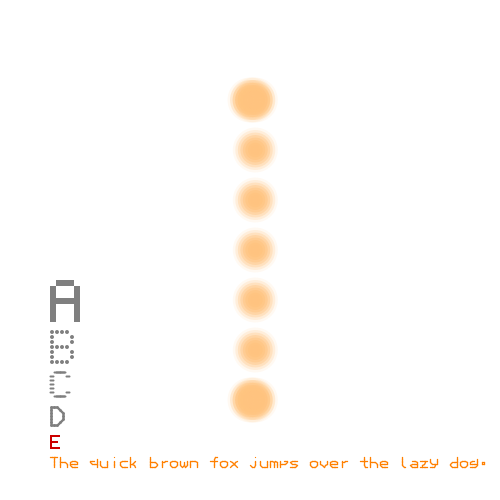
Frame 1 (no input)
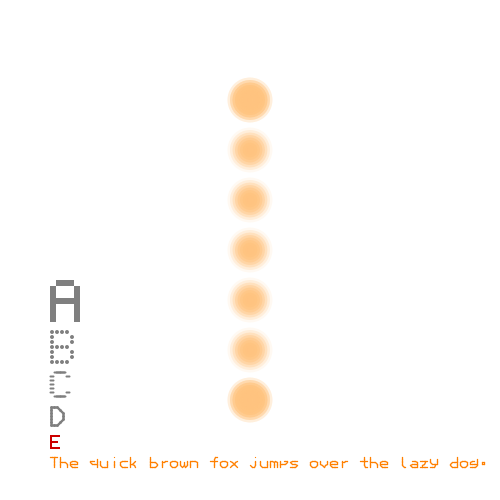
Frame 60 (the mouse pressed at the canvas centre just before this capture)
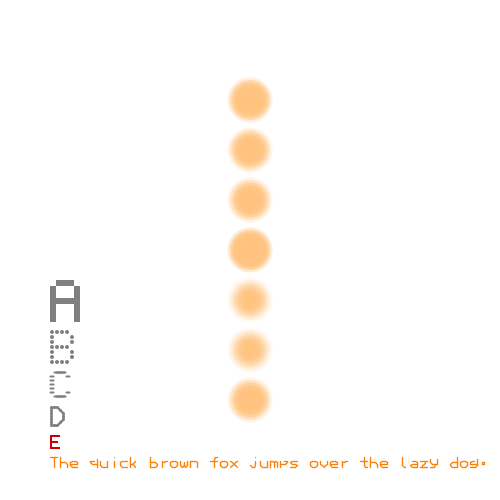
Frame 120 (the mouse held since frame 60 and released just before this capture)

The Processing sketch that drew these frames (run headless with seeded random() and noise(); from frame 60 on, the mouse is pressed at the canvas centre):

// Processing sketch: processing_109527
// ── processing_109527.pde

DotFont df;


//***only used in this DEMO***
int demoCharNum;
int mode;



void setup()
{
  int i,j;
  size(500,500);
  background(255);
  smooth();
    
  df = new DotFont();
  
  
  
  //***only used in this DEMO***
  demoCharNum = int (random(33,127)) ;
  mode = 0;


}

void draw()
{
  background(255);
 
  
  //***only used in this DEMO***
  if(mode == 0){
    if(frameCount % 120 == 0){
      demoCharNum = int (random(33,127));
    }
  }else{
    df.dotFontColor = color(127,127,127);
    df.drawDotString("If you push \"space\", return random mode",3,50,30,8);
  }
  customFunction();
  
  
  
  df.dotFontColor = color(127,127,127);//define dot font color
  
  df.drawDotFont(          65,0,50,280,30);//output "A"(65) by square box
  df.drawDotFont(          66,1,50,330,25);//output "B"(66) by round dot
  df.drawDotFont(intChar('C'),2,50,370,20);//output "C"     by line
  df.drawDotFont(intChar('D'),3,50,406,15);//output "D"     by smooth line

  df.dotFontColor = color(204,0,0);  
  df.drawDotFont(intStrCharAt("abcdE",4),0,50,435,10);//output "e"
  
  df.dotFontColor = color(255,127,0);
  df.drawDotString("The quick brown fox jumps over the lazy dog.",3,50,457,8);//output "abcde" by smooth line
}



//***only used in this DEMO***
//this function use "dotData()"
void customFunction()
{
  int i,j,k;
  float unit = 0.1*width;
  float wRate;
  wRate = sin(TWO_PI*((frameCount+0.01)/120));
  noStroke();
  
  for(i=0;i<5;i++){
      for(j=0;j<7;j++){
        for(k=10;0<k;k--){
          if(df.dotData(demoCharNum,i,j) == 1){
            fill(255,195,127,255-255*k/10);
            ellipse(wRate*i*unit + width/2 - wRate*2*unit,j*unit + height/2 - 3*unit,k*unit/10,k*unit/10);
          }
        }
      }
  }
}

//***only used in this DEMO***
void keyPressed()
{
  if(key == ' '){
    mode = 0;
  }else{
    mode = 1;
    demoCharNum = intChar(key);
  }
}

//This HENTAI function is same to "int(c)".
//I tried it. but these expression was can't used in processing.js.
//May be, This is BUG of processing.js.
int intChar(char c)
{ 
  int i;
  char[] cData = new char[1];
  cData[0] = c;
  String check = new String(cData);
  String allChar = "                                 !\"#$%&'()*+,-./0123456789:;<=>?@ABCDEFGHIJKLMNOPQRSTUVWXYZ[\\]^_`abcdefghijklmnopqrstuvwxyz{|}~ ";
  for(i=0;i<128;i++){
    if( allChar.charAt(i) == check.charAt(0) ){
      return i;
    }
  }
  return 32;
}

//This HENTAI function is same to "int(str.charAt(index))".
int intStrCharAt(String str, int index)
{
  return intChar(str.charAt(index));
}

class DotFont
{
  Char57[] c57;
  color dotFontColor;
  DotFont(){
    int i;
    c57 = new Char57[256];
    for(i=0;i<256;i++){
      c57[i] = new Char57();
    }
    
    dotFontColor = color(0);
    
    makeFontData();
  }
  
  //this function needs HENTAI function "intStrCharAt()" 
  //and HENTAI function "intStrCharAt()" needs HENTAI function "intChar()"
  void drawDotString(String str,int charMode,float x,float y,float charWidth)
  {
    int i;
    for(i=0;i<str.length();i++){
      //this line use HENTAI function "intStrCharAt()"
      drawDotFont(intStrCharAt(str,i),charMode,x+i*(1.25*charWidth),y,charWidth);
    }
    
  }
  
  void drawDotFont(int charNum,int charMode,float x,float y,float charWidth)
  {
    c57[charNum].charColor = dotFontColor;
    switch(charMode){
      case 0:
        c57[charNum].drawCharBox(x,y,charWidth);
        break;

      case 1:
        c57[charNum].drawCharDot(x,y,charWidth);
        break;

      case 2:
        c57[charNum].drawCharLine(x,y,charWidth);
        break;

      case 3:
        c57[charNum].drawCharSmooth(x,y,charWidth);
        break;
      
    }
  }

  int dotData(int index,int i,int j)
  {
    return c57[index].dotData[i][j];
  }


  void setChar57(int index,String[] s) //s:array num=7   string length=5
  {
    int i,j,v;
    int[] d = new int[5];
    
    for(i=0;i<5;i++){
      for(j=0;j<7;j++){
        if(s[j].charAt(i) == "0".charAt(0)){
          c57[index].dotData[i][j] = 1;
          stroke(0);
        }
      }
    }
  }
  
  void makeFontData()
  {
    //dot is '0'
    int i;
    String[] s = new String[7];
    
    s[0] = "_____" ;
    s[1] = "_____" ;
    s[2] = "_____" ;
    s[3] = "_____" ;
    s[4] = "_____" ;
    s[5] = "_____" ;
    s[6] = "_____" ;
    
    for(i=0;i<=32;i++){
      setChar57(i,s);  
    }
    
    for(i=127;i<256;i++){
      setChar57(i,s);
    }
    
    for(i=33;i<=126;i++){
      switch(i){
        case  33://!
          s[0] = "__0__" ;
          s[1] = "__0__" ;
          s[2] = "__0__" ;
          s[3] = "__0__" ;
          s[4] = "__0__" ;
          s[5] = "_____" ;
          s[6] = "__0__" ;
          break;
        case  34://"
          s[0] = "_0_0_" ;
          s[1] = "_0_0_" ;
          s[2] = "_0_0_" ;
          s[3] = "_____" ;
          s[4] = "_____" ;
          s[5] = "_____" ;
          s[6] = "_____" ;
          break;
        case  35://#
          s[0] = "_0_0_" ;
          s[1] = "_0_0_" ;
          s[2] = "00000" ;
          s[3] = "_0_0_" ;
          s[4] = "00000" ;
          s[5] = "_0_0_" ;
          s[6] = "_0_0_" ;
          break;
        case  36://$
          s[0] = "__0__" ;
          s[1] = "_0000" ;
          s[2] = "0_0__" ;
          s[3] = "_000_" ;
          s[4] = "__0_0" ;
          s[5] = "0000_" ;
          s[6] = "__0__" ;
          break;
        case  37://%
          s[0] = "00__0" ;
          s[1] = "00_0_" ;
          s[2] = "___0_" ;
          s[3] = "__0__" ;
          s[4] = "_0___" ;
          s[5] = "_0_00" ;
          s[6] = "0__00" ;
          break;
        case  38://&
          s[0] = "_00__" ;
          s[1] = "0__0_" ;
          s[2] = "0__0_" ;
          s[3] = "_00__" ;
          s[4] = "0__00" ;
          s[5] = "0__0_" ;
          s[6] = "_00_0" ;
          break;
        case  39://'
          s[0] = "__0__" ;
          s[1] = "__0__" ;
          s[2] = "__0__" ;
          s[3] = "_____" ;
          s[4] = "_____" ;
          s[5] = "_____" ;
          s[6] = "_____" ;
          break;
        case  40://(
          s[0] = "__0__" ;
          s[1] = "_0___" ;
          s[2] = "0____" ;
          s[3] = "0____" ;
          s[4] = "0____" ;
          s[5] = "_0___" ;
          s[6] = "__0__" ;
          break;
        case  41://)
          s[0] = "__0__" ;
          s[1] = "___0_" ;
          s[2] = "____0" ;
          s[3] = "____0" ;
          s[4] = "____0" ;
          s[5] = "___0_" ;
          s[6] = "__0__" ;
          break;
        case  42://*
          s[0] = "__0__" ;
          s[1] = "0_0_0" ;
          s[2] = "_000_" ;
          s[3] = "0_0_0" ;
          s[4] = "__0__" ;
          s[5] = "_____" ;
          s[6] = "_____" ;
          break;
        case  43://+
          s[0] = "_____" ;
          s[1] = "__0__" ;
          s[2] = "__0__" ;
          s[3] = "00000" ;
          s[4] = "__0__" ;
          s[5] = "__0__" ;
          s[6] = "_____" ;
          break;
        case  44://,
          s[0] = "_____" ;
          s[1] = "_____" ;
          s[2] = "_____" ;
          s[3] = "_00__" ;
          s[4] = "_00__" ;
          s[5] = "__0__" ;
          s[6] = "_0___" ;
          break;
        case  45://-
          s[0] = "_____" ;
          s[1] = "_____" ;
          s[2] = "_____" ;
          s[3] = "00000" ;
          s[4] = "_____" ;
          s[5] = "_____" ;
          s[6] = "_____" ;
          break;
        case  46://.
          s[0] = "_____" ;
          s[1] = "_____" ;
          s[2] = "_____" ;
          s[3] = "_00__" ;
          s[4] = "_00__" ;
          s[5] = "_____" ;
          s[6] = "_____" ;
          break;
        case  47:///
          s[0] = "____0" ;
          s[1] = "___0_" ;
          s[2] = "___0_" ;
          s[3] = "__0__" ;
          s[4] = "_0___" ;
          s[5] = "_0___" ;
          s[6] = "0____" ;
          break;
        case  48://0
          s[0] = "_000_" ;
          s[1] = "0___0" ;
          s[2] = "0__00" ;
          s[3] = "0_0_0" ;
          s[4] = "00__0" ;
          s[5] = "0___0" ;
          s[6] = "_000_" ;
          break;
        case  49://1
          s[0] = "__0__" ;
          s[1] = "_00__" ;
          s[2] = "__0__" ;
          s[3] = "__0__" ;
          s[4] = "__0__" ;
          s[5] = "__0__" ;
          s[6] = "_000_" ;
          break;
        case  50://2
          s[0] = "_000_" ;
          s[1] = "0___0" ;
          s[2] = "0___0" ;
          s[3] = "___0_" ;
          s[4] = "__0__" ;
          s[5] = "_0___" ;
          s[6] = "00000" ;
          break;
        case  51://3
          s[0] = "_000_" ;
          s[1] = "0___0" ;
          s[2] = "____0" ;
          s[3] = "_000_" ;
          s[4] = "____0" ;
          s[5] = "0___0" ;
          s[6] = "_000_" ;
          break;
        case  52://4
          s[0] = "___0_" ;
          s[1] = "__00_" ;
          s[2] = "_0_0_" ;
          s[3] = "0__0_" ;
          s[4] = "00000" ;
          s[5] = "___0_" ;
          s[6] = "___0_" ;
          break;
        case  53://5
          s[0] = "00000" ;
          s[1] = "0____" ;
          s[2] = "0____" ;
          s[3] = "0000_" ;
          s[4] = "____0" ;
          s[5] = "____0" ;
          s[6] = "0000_" ;
          break;
        case  54://6
          s[0] = "__00_" ;
          s[1] = "_0___" ;
          s[2] = "0____" ;
          s[3] = "0000_" ;
          s[4] = "0___0" ;
          s[5] = "0___0" ;
          s[6] = "_000_" ;
          break;
        case  55://7
          s[0] = "00000" ;
          s[1] = "0___0" ;
          s[2] = "0___0" ;
          s[3] = "___0_" ;
          s[4] = "___0_" ;
          s[5] = "__0__" ;
          s[6] = "__0__" ;
          break;
        case  56://8
          s[0] = "_000_" ;
          s[1] = "0___0" ;
          s[2] = "0___0" ;
          s[3] = "_000_" ;
          s[4] = "0___0" ;
          s[5] = "0___0" ;
          s[6] = "_000_" ;
          break;
        case  57://9
          s[0] = "_000_" ;
          s[1] = "0___0" ;
          s[2] = "0___0" ;
          s[3] = "_0000" ;
          s[4] = "____0" ;
          s[5] = "___0_" ;
          s[6] = "_00__" ;
          break;
        case  58://:
          s[0] = "_____" ;
          s[1] = "_00__" ;
          s[2] = "_00__" ;
          s[3] = "_____" ;
          s[4] = "_00__" ;
          s[5] = "_00__" ;
          s[6] = "_____" ;
          break;
        case  59://;
          s[0] = "_00__" ;
          s[1] = "_00__" ;
          s[2] = "_____" ;
          s[3] = "_00__" ;
          s[4] = "_00__" ;
          s[5] = "__0__" ;
          s[6] = "_0___" ;
          break;
        case  60://<
          s[0] = "___0_" ;
          s[1] = "__0__" ;
          s[2] = "_0___" ;
          s[3] = "0____" ;
          s[4] = "_0___" ;
          s[5] = "__0__" ;
          s[6] = "___0_" ;
          break;
        case  61://=
          s[0] = "_____" ;
          s[1] = "_____" ;
          s[2] = "00000" ;
          s[3] = "_____" ;
          s[4] = "00000" ;
          s[5] = "_____" ;
          s[6] = "_____" ;
          break;
        case  62://>
          s[0] = "_0___" ;
          s[1] = "__0__" ;
          s[2] = "___0_" ;
          s[3] = "____0" ;
          s[4] = "___0_" ;
          s[5] = "__0__" ;
          s[6] = "_0___" ;
          break;
        case  63://?
          s[0] = "_000_" ;
          s[1] = "0___0" ;
          s[2] = "0___0" ;
          s[3] = "___0_" ;
          s[4] = "__0__" ;
          s[5] = "_____" ;
          s[6] = "__0__" ;
          break;
        case  64://@
          s[0] = "__00_" ;
          s[1] = "_0__0" ;
          s[2] = "0__00" ;
          s[3] = "0_0_0" ;
          s[4] = "0_0_0" ;
          s[5] = "0_0_0" ;
          s[6] = "_0_00" ;
          break;
        case  65://A
          s[0] = "_000_" ;
          s[1] = "0___0" ;
          s[2] = "0___0" ;
          s[3] = "00000" ;
          s[4] = "0___0" ;
          s[5] = "0___0" ;
          s[6] = "0___0" ;
          break;
        case  66://B
          s[0] = "0000_" ;
          s[1] = "0___0" ;
          s[2] = "0___0" ;
          s[3] = "0000_" ;
          s[4] = "0___0" ;
          s[5] = "0___0" ;
          s[6] = "0000_" ;
          break;
        case  67://C
          s[0] = "_000_" ;
          s[1] = "0___0" ;
          s[2] = "0____" ;
          s[3] = "0____" ;
          s[4] = "0____" ;
          s[5] = "0___0" ;
          s[6] = "_000_" ;
          break;
        case  68://D
          s[0] = "000__" ;
          s[1] = "0__0_" ;
          s[2] = "0___0" ;
          s[3] = "0___0" ;
          s[4] = "0___0" ;
          s[5] = "0__0_" ;
          s[6] = "000__" ;
          break;
        case  69://E
          s[0] = "00000" ;
          s[1] = "0____" ;
          s[2] = "0____" ;
          s[3] = "0000_" ;
          s[4] = "0____" ;
          s[5] = "0____" ;
          s[6] = "00000" ;
          break;
        case  70://F
          s[0] = "00000" ;
          s[1] = "0____" ;
          s[2] = "0____" ;
          s[3] = "0000_" ;
          s[4] = "0____" ;
          s[5] = "0____" ;
          s[6] = "0____" ;
          break;
        case  71://G
          s[0] = "_000_" ;
          s[1] = "0___0" ;
          s[2] = "0____" ;
          s[3] = "0__00" ;
          s[4] = "0___0" ;
          s[5] = "0___0" ;
          s[6] = "_000_" ;
          break;
        case  72://H
          s[0] = "0___0" ;
          s[1] = "0___0" ;
          s[2] = "0___0" ;
          s[3] = "00000" ;
          s[4] = "0___0" ;
          s[5] = "0___0" ;
          s[6] = "0___0" ;
          break;
        case  73://I
          s[0] = "_000_" ;
          s[1] = "__0__" ;
          s[2] = "__0__" ;
          s[3] = "__0__" ;
          s[4] = "__0__" ;
          s[5] = "__0__" ;
          s[6] = "_000_" ;
          break;
        case  74://J
          s[0] = "____0" ;
          s[1] = "____0" ;
          s[2] = "____0" ;
          s[3] = "____0" ;
          s[4] = "0___0" ;
          s[5] = "0___0" ;
          s[6] = "_000_" ;
          break;
        case  75://K
          s[0] = "0___0" ;
          s[1] = "0__0_" ;
          s[2] = "0_0__" ;
          s[3] = "00___" ;
          s[4] = "0_0__" ;
          s[5] = "0__0_" ;
          s[6] = "0___0" ;
          break;
        case  76://L
          s[0] = "0____" ;
          s[1] = "0____" ;
          s[2] = "0____" ;
          s[3] = "0____" ;
          s[4] = "0____" ;
          s[5] = "0____" ;
          s[6] = "00000" ;
          break;
        case  77://M
          s[0] = "0___0" ;
          s[1] = "00_00" ;
          s[2] = "0_0_0" ;
          s[3] = "0_0_0" ;
          s[4] = "0___0" ;
          s[5] = "0___0" ;
          s[6] = "0___0" ;
          break;
        case  78://N
          s[0] = "0___0" ;
          s[1] = "0___0" ;
          s[2] = "00__0" ;
          s[3] = "0_0_0" ;
          s[4] = "0__00" ;
          s[5] = "0___0" ;
          s[6] = "0___0" ;
          break;
        case  79://O
          s[0] = "_000_" ;
          s[1] = "0___0" ;
          s[2] = "0___0" ;
          s[3] = "0___0" ;
          s[4] = "0___0" ;
          s[5] = "0___0" ;
          s[6] = "_000_" ;
          break;
        case  80://P
          s[0] = "0000_" ;
          s[1] = "0___0" ;
          s[2] = "0___0" ;
          s[3] = "0000_" ;
          s[4] = "0____" ;
          s[5] = "0____" ;
          s[6] = "0____" ;
          break;
        case  81://Q
          s[0] = "_000_" ;
          s[1] = "0___0" ;
          s[2] = "0___0" ;
          s[3] = "0___0" ;
          s[4] = "0_0_0" ;
          s[5] = "0__0_" ;
          s[6] = "_00_0" ;
          break;
        case  82://R
          s[0] = "0000_" ;
          s[1] = "0___0" ;
          s[2] = "0___0" ;
          s[3] = "0000_" ;
          s[4] = "0___0" ;
          s[5] = "0___0" ;
          s[6] = "0___0" ;
          break;
        case  83://S
          s[0] = "_000_" ;
          s[1] = "0___0" ;
          s[2] = "0____" ;
          s[3] = "_000_" ;
          s[4] = "____0" ;
          s[5] = "0___0" ;
          s[6] = "_000_" ;
          break;
        case  84://T
          s[0] = "00000" ;
          s[1] = "__0__" ;
          s[2] = "__0__" ;
          s[3] = "__0__" ;
          s[4] = "__0__" ;
          s[5] = "__0__" ;
          s[6] = "__0__" ;
          break;
        case  85://U
          s[0] = "0___0" ;
          s[1] = "0___0" ;
          s[2] = "0___0" ;
          s[3] = "0___0" ;
          s[4] = "0___0" ;
          s[5] = "0___0" ;
          s[6] = "_000_" ;
          break;
        case  86://V
          s[0] = "0___0" ;
          s[1] = "0___0" ;
          s[2] = "0___0" ;
          s[3] = "0___0" ;
          s[4] = "0___0" ;
          s[5] = "_0_0_" ;
          s[6] = "__0__" ;
          break;
        case  87://W
          s[0] = "0___0" ;
          s[1] = "0___0" ;
          s[2] = "0_0_0" ;
          s[3] = "0_0_0" ;
          s[4] = "0_0_0" ;
          s[5] = "0_0_0" ;
          s[6] = "_0_0_" ;
          break;
        case  88://X
          s[0] = "0___0" ;
          s[1] = "_0_0_" ;
          s[2] = "_0_0_" ;
          s[3] = "__0__" ;
          s[4] = "_0_0_" ;
          s[5] = "_0_0_" ;
          s[6] = "0___0" ;
          break;
        case  89://Y
          s[0] = "0___0" ;
          s[1] = "0___0" ;
          s[2] = "_0_0_" ;
          s[3] = "__0__" ;
          s[4] = "__0__" ;
          s[5] = "__0__" ;
          s[6] = "__0__" ;
          break;
        case  90://Z
          s[0] = "00000" ;
          s[1] = "____0" ;
          s[2] = "___0_" ;
          s[3] = "__0__" ;
          s[4] = "_0___" ;
          s[5] = "0____" ;
          s[6] = "00000" ;
          break;
        case  91://[
          s[0] = "000__" ;
          s[1] = "0____" ;
          s[2] = "0____" ;
          s[3] = "0____" ;
          s[4] = "0____" ;
          s[5] = "0____" ;
          s[6] = "000__" ;
          break;
        case  92://\
          s[0] = "0____" ;
          s[1] = "_0___" ;
          s[2] = "_0___" ;
          s[3] = "__0__" ;
          s[4] = "___0_" ;
          s[5] = "___0_" ;
          s[6] = "____0" ;
          break;
        case  93://]
          s[0] = "__000" ;
          s[1] = "____0" ;
          s[2] = "____0" ;
          s[3] = "____0" ;
          s[4] = "____0" ;
          s[5] = "____0" ;
          s[6] = "__000" ;
          break;
        case  94://^
          s[0] = "__0__" ;
          s[1] = "_0_0_" ;
          s[2] = "0___0" ;
          s[3] = "_____" ;
          s[4] = "_____" ;
          s[5] = "_____" ;
          s[6] = "_____" ;
          break;
        case  95://_
          s[0] = "_____" ;
          s[1] = "_____" ;
          s[2] = "_____" ;
          s[3] = "_____" ;
          s[4] = "_____" ;
          s[5] = "_____" ;
          s[6] = "00000" ;
          break;
        case  96://`
          s[0] = "_0___" ;
          s[1] = "__0__" ;
          s[2] = "___0_" ;
          s[3] = "_____" ;
          s[4] = "_____" ;
          s[5] = "_____" ;
          s[6] = "_____" ;
          break;
        case  97://a
          s[0] = "_____" ;
          s[1] = "_____" ;
          s[2] = "_000_" ;
          s[3] = "____0" ;
          s[4] = "_0000" ;
          s[5] = "0___0" ;
          s[6] = "_0000" ;
          break;
        case  98://b
          s[0] = "0____" ;
          s[1] = "0____" ;
          s[2] = "0____" ;
          s[3] = "0000_" ;
          s[4] = "0___0" ;
          s[5] = "0___0" ;
          s[6] = "0000_" ;
          break;
        case  99://c
          s[0] = "_____" ;
          s[1] = "_____" ;
          s[2] = "_0000" ;
          s[3] = "0____" ;
          s[4] = "0____" ;
          s[5] = "0____" ;
          s[6] = "_0000" ;
          break;
        case 100://d
          s[0] = "____0" ;
          s[1] = "____0" ;
          s[2] = "____0" ;
          s[3] = "_0000" ;
          s[4] = "0___0" ;
          s[5] = "0___0" ;
          s[6] = "_0000" ;
          break;
        case 101://e
          s[0] = "_____" ;
          s[1] = "_____" ;
          s[2] = "_000_" ;
          s[3] = "0___0" ;
          s[4] = "00000" ;
          s[5] = "0____" ;
          s[6] = "_0000" ;
          break;
        case 102://f
          s[0] = "___00" ;
          s[1] = "__0__" ;
          s[2] = "00000" ;
          s[3] = "__0__" ;
          s[4] = "__0__" ;
          s[5] = "__0__" ;
          s[6] = "__0__" ;
          break;
        case 103://g
          s[0] = "_____" ;
          s[1] = "____0" ;
          s[2] = "_00_0" ;
          s[3] = "0___0" ;
          s[4] = "00000" ;
          s[5] = "____0" ;
          s[6] = "0000_" ;
          break;
        case 104://h
          s[0] = "0____" ;
          s[1] = "0____" ;
          s[2] = "0____" ;
          s[3] = "0000_" ;
          s[4] = "0___0" ;
          s[5] = "0___0" ;
          s[6] = "0___0" ;
          break;
        case 105://i
          s[0] = "__0__" ;
          s[1] = "_____" ;
          s[2] = "__0__" ;
          s[3] = "__0__" ;
          s[4] = "__0__" ;
          s[5] = "__0__" ;
          s[6] = "__0__" ;
          break;
        case 106://j
          s[0] = "___0_" ;
          s[1] = "_____" ;
          s[2] = "___0_" ;
          s[3] = "___0_" ;
          s[4] = "___0_" ;
          s[5] = "0__0_" ;
          s[6] = "_00__" ;
          break;
        case 107://k
          s[0] = "0____" ;
          s[1] = "0____" ;
          s[2] = "0__0_" ;
          s[3] = "0_0__" ;
          s[4] = "00___" ;
          s[5] = "0_0__" ;
          s[6] = "0__0_" ;
          break;
        case 108://l
          s[0] = "_0___" ;
          s[1] = "_0___" ;
          s[2] = "_0___" ;
          s[3] = "_0___" ;
          s[4] = "_0___" ;
          s[5] = "_0___" ;
          s[6] = "__00_" ;
          break;
        case 109://m
          s[0] = "_____" ;
          s[1] = "_____" ;
          s[2] = "00_0_" ;
          s[3] = "0_0_0" ;
          s[4] = "0_0_0" ;
          s[5] = "0_0_0" ;
          s[6] = "0_0_0" ;
          break;
        case 110://n
          s[0] = "_____" ;
          s[1] = "_____" ;
          s[2] = "0000_" ;
          s[3] = "0___0" ;
          s[4] = "0___0" ;
          s[5] = "0___0" ;
          s[6] = "0___0" ;
          break;
        case 111://o
          s[0] = "_____" ;
          s[1] = "_____" ;
          s[2] = "_000_" ;
          s[3] = "0___0" ;
          s[4] = "0___0" ;
          s[5] = "0___0" ;
          s[6] = "_000_" ;
          break;
        case 112://p
          s[0] = "_____" ;
          s[1] = "_____" ;
          s[2] = "0_000" ;
          s[3] = "0___0" ;
          s[4] = "0000_" ;
          s[5] = "0____" ;
          s[6] = "0____" ;
          break;
        case 113://q
          s[0] = "_____" ;
          s[1] = "____0" ;
          s[2] = "000_0" ;
          s[3] = "0___0" ;
          s[4] = "_0000" ;
          s[5] = "____0" ;
          s[6] = "____0" ;
          break;
        case 114://r
          s[0] = "_____" ;
          s[1] = "_____" ;
          s[2] = "_0_00" ;
          s[3] = "_00__" ;
          s[4] = "_0___" ;
          s[5] = "_0___" ;
          s[6] = "_0___" ;
          break;
        case 115://s
          s[0] = "_____" ;
          s[1] = "_____" ;
          s[2] = "_0000" ;
          s[3] = "0____" ;
          s[4] = "_000_" ;
          s[5] = "____0" ;
          s[6] = "0000_" ;
          break;
        case 116://t
          s[0] = "__0__" ;
          s[1] = "__0__" ;
          s[2] = "00000" ;
          s[3] = "__0__" ;
          s[4] = "__0__" ;
          s[5] = "__0__" ;
          s[6] = "___00" ;
          break;
        case 117://u
          s[0] = "_____" ;
          s[1] = "_____" ;
          s[2] = "0___0" ;
          s[3] = "0___0" ;
          s[4] = "0___0" ;
          s[5] = "0___0" ;
          s[6] = "_0000" ;
          break;
        case 118://v
          s[0] = "_____" ;
          s[1] = "_____" ;
          s[2] = "0___0" ;
          s[3] = "0___0" ;
          s[4] = "0___0" ;
          s[5] = "_0_0_" ;
          s[6] = "__0__" ;
          break;
        case 119://w
          s[0] = "_____" ;
          s[1] = "_____" ;
          s[2] = "0___0" ;
          s[3] = "0_0_0" ;
          s[4] = "0_0_0" ;
          s[5] = "0_0_0" ;
          s[6] = "_0_0_" ;
          break;
        case 120://x
          s[0] = "_____" ;
          s[1] = "_____" ;
          s[2] = "0___0" ;
          s[3] = "_0_0_" ;
          s[4] = "__0__" ;
          s[5] = "_0_0_" ;
          s[6] = "0___0" ;
          break;
        case 121://y
          s[0] = "_____" ;
          s[1] = "0___0" ;
          s[2] = "0___0" ;
          s[3] = "0___0" ;
          s[4] = "_0000" ;
          s[5] = "___0_" ;
          s[6] = "000__" ;
          break;
        case 122://z
          s[0] = "_____" ;
          s[1] = "_____" ;
          s[2] = "00000" ;
          s[3] = "___0_" ;
          s[4] = "__0__" ;
          s[5] = "_0___" ;
          s[6] = "00000" ;
          break;
        case 123://{
          s[0] = "__00_" ;
          s[1] = "_0___" ;
          s[2] = "_0___" ;
          s[3] = "0____" ;
          s[4] = "_0___" ;
          s[5] = "_0___" ;
          s[6] = "__00_" ;
          break;
        case 124://|
          s[0] = "__0__" ;
          s[1] = "__0__" ;
          s[2] = "__0__" ;
          s[3] = "__0__" ;
          s[4] = "__0__" ;
          s[5] = "__0__" ;
          s[6] = "__0__" ;
          break;
        case 125://}
          s[0] = "_00__" ;
          s[1] = "___0_" ;
          s[2] = "___0_" ;
          s[3] = "____0" ;
          s[4] = "___0_" ;
          s[5] = "___0_" ;
          s[6] = "_00__" ;
          break;
        case 126://~
          s[0] = "_____" ;
          s[1] = "_00__" ;
          s[2] = "0__00" ;
          s[3] = "_____" ;
          s[4] = "_____" ;
          s[5] = "_____" ;
          s[6] = "_____" ;
          break;
          
      }
      setChar57(i,s);
    }
  }
}

class Char57
{
  int i,j;
  int[][] dotData;
  color charColor;
  Char57()
  {
    dotData  = new int[5][7];
    for(i=0;i<5;i++){
      for(j=0;j<7;j++){
        dotData[i][j] = 0;
      }
    }
    
    charColor = color(0);
  }
  
  boolean getDotBit(int i,int j)
  {
    int dd = dotData[i][j];
    if(dd == 1){
      return true;
    }else{
      return false;
    }
  }
  
  //charMode 0
  void drawCharDot(float x,float y,float charW)
  {
    int i,j;
    float w = charW/5;
    
    noStroke();
    fill(charColor);
    for(i=0;i<5;i++){
      for(j=0;j<7;j++){
        if(dotData[i][j] == 1){
          ellipse(x+i*w+0.2*w+1,y+j*w+0.2*w+1,0.8*w,0.8*w);
        } 
      }
    }
  }
  
  //charMode 1
  void drawCharBox(float x,float y,float charW)
  {
    int i,j;
    float w = charW/5;
    
    noStroke();
    fill(charColor);
    
    for(i=0;i<5;i++){
      for(j=0;j<7;j++){
        if(dotData[i][j] == 1){
          rect(x+i*w,y+j*w,w,w);
        }
      }
    }
  }
  
  //charMode 2
  void drawCharLine(float x,float y,float charW)
  {
    int i,j;
    float w = charW/5;
    
    stroke(charColor);
    strokeWeight(0.5*w);
    noFill();
    
    for(i=0;i<5;i++){
      for(j=0;j<7;j++){
        if(dotData[i][j] == 1){
          line(x+i*w+0.2*w,y+j*w+w/2,x+i*w+0.8*w,y+j*w+w/2);
          if(i<5-1 && dotData[i+1][j] == 1){
              line(x+i*w+w/2,y+j*w+w/2,x+(i+1)*w+w/2,y+(j)*w+w/2);
          }
        }
      }
    }
  }
  
  //charMode 3
  void drawCharSmooth(float x,float y,float charW)
  {
    int i,j;
    float w = charW/5;
    
    stroke(charColor);
    strokeWeight(0.8*w);
    noFill();
    
    for(i=0;i<5;i++){
      for(j=0;j<7;j++){
        if(dotData[i][j] == 1 ){
          line(x+i*w+w/2,y+j*w+w/2,x+i*w+w/2,y+j*w+w/2);
          if(j<7-1 && dotData[i][j+1] == 1 ){
            line(x+i*w+w/2,y+j*w+w/2,x+(i)*w+w/2,y+(j+1)*w+w/2);
          }
          if(i<5-1){
            if(dotData[i+1][j] == 1 ){
              line(x+i*w+w/2,y+j*w+w/2,x+(i+1)*w+w/2,y+(j)*w+w/2);
            }else{
              if(0<j && dotData[i+1][j-1] == 1  && dotData[i][j-1] == 0 ){
                line(x+i*w+w/2,y+j*w+w/2,x+(i+1)*w+w/2,y+(j-1)*w+w/2);
              }
              if(j<7-1 && dotData[i+1][j+1] == 1  && dotData[i][j+1] == 0 ){
                line(x+i*w+w/2,y+j*w+w/2,x+(i+1)*w+w/2,y+(j+1)*w+w/2);
              }
            }
          }
        }
      }
    }
  }
}
